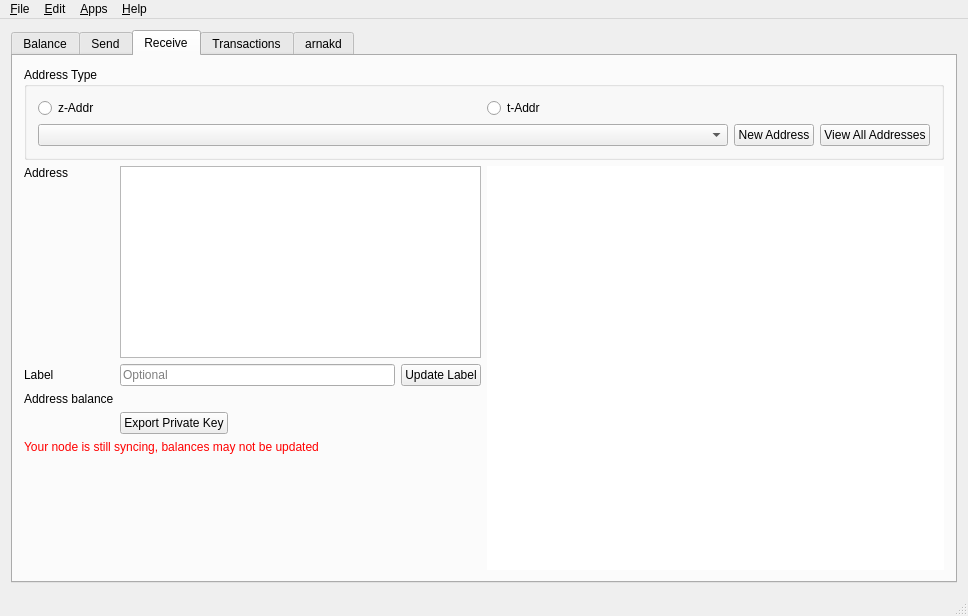
<?xml version="1.0" encoding="UTF-8"?>
<ui version="4.0">
 <class>MainWindow</class>
 <widget class="QMainWindow" name="MainWindow">
  <property name="geometry">
   <rect>
    <x>0</x>
    <y>0</y>
    <width>968</width>
    <height>616</height>
   </rect>
  </property>
  <property name="windowTitle">
   <string>ZecWallet</string>
  </property>
  <property name="windowIcon">
   <iconset resource="../application.qrc">
    <normaloff>:/icons/res/icon.ico</normaloff>:/icons/res/icon.ico</iconset>
  </property>
  <widget class="QWidget" name="centralWidget">
   <layout class="QGridLayout" name="gridLayout_3">
    <item row="0" column="0">
     <widget class="QTabWidget" name="tabWidget">
      <property name="currentIndex">
       <number>2</number>
      </property>
      <widget class="QWidget" name="tab">
       <attribute name="title">
        <string>Balance</string>
       </attribute>
       <layout class="QGridLayout" name="gridLayout_2">
        <item row="0" column="0">
         <layout class="QHBoxLayout" name="horizontalLayout_5">
          <item>
           <widget class="QGroupBox" name="groupBox">
            <property name="minimumSize">
             <size>
              <width>250</width>
              <height>0</height>
             </size>
            </property>
            <property name="title">
             <string>Summary</string>
            </property>
            <property name="flat">
             <bool>false</bool>
            </property>
            <layout class="QGridLayout" name="gridLayout">
             <item row="0" column="0">
              <layout class="QVBoxLayout" name="verticalLayout">
               <item>
                <layout class="QHBoxLayout" name="horizontalLayout">
                 <item>
                  <widget class="QLabel" name="label">
                   <property name="sizePolicy">
                    <sizepolicy hsizetype="Minimum" vsizetype="Preferred">
                     <horstretch>0</horstretch>
                     <verstretch>0</verstretch>
                    </sizepolicy>
                   </property>
                   <property name="text">
                    <string>Shielded</string>
                   </property>
                  </widget>
                 </item>
                 <item>
                  <widget class="QLabel" name="balSheilded">
                   <property name="text">
                    <string/>
                   </property>
                   <property name="alignment">
                    <set>Qt::AlignRight|Qt::AlignTrailing|Qt::AlignVCenter</set>
                   </property>
                  </widget>
                 </item>
                </layout>
               </item>
               <item>
                <layout class="QHBoxLayout" name="horizontalLayout_2">
                 <item>
                  <widget class="QLabel" name="label_2">
                   <property name="sizePolicy">
                    <sizepolicy hsizetype="Minimum" vsizetype="Preferred">
                     <horstretch>0</horstretch>
                     <verstretch>0</verstretch>
                    </sizepolicy>
                   </property>
                   <property name="text">
                    <string>Transparent</string>
                   </property>
                  </widget>
                 </item>
                 <item>
                  <widget class="QLabel" name="balTransparent">
                   <property name="text">
                    <string/>
                   </property>
                   <property name="alignment">
                    <set>Qt::AlignRight|Qt::AlignTrailing|Qt::AlignVCenter</set>
                   </property>
                  </widget>
                 </item>
                </layout>
               </item>
               <item>
                <widget class="Line" name="line">
                 <property name="orientation">
                  <enum>Qt::Horizontal</enum>
                 </property>
                </widget>
               </item>
               <item>
                <layout class="QHBoxLayout" name="horizontalLayout_3">
                 <item>
                  <widget class="QLabel" name="label_3">
                   <property name="sizePolicy">
                    <sizepolicy hsizetype="Minimum" vsizetype="Preferred">
                     <horstretch>0</horstretch>
                     <verstretch>0</verstretch>
                    </sizepolicy>
                   </property>
                   <property name="font">
                    <font>
                     <weight>75</weight>
                     <bold>true</bold>
                    </font>
                   </property>
                   <property name="text">
                    <string>Total</string>
                   </property>
                  </widget>
                 </item>
                 <item>
                  <widget class="QLabel" name="balTotal">
                   <property name="font">
                    <font>
                     <weight>75</weight>
                     <bold>true</bold>
                    </font>
                   </property>
                   <property name="text">
                    <string/>
                   </property>
                   <property name="alignment">
                    <set>Qt::AlignRight|Qt::AlignTrailing|Qt::AlignVCenter</set>
                   </property>
                  </widget>
                 </item>
                </layout>
               </item>
               <item>
                <spacer name="verticalSpacer">
                 <property name="orientation">
                  <enum>Qt::Vertical</enum>
                 </property>
                 <property name="sizeHint" stdset="0">
                  <size>
                   <width>20</width>
                   <height>40</height>
                  </size>
                 </property>
                </spacer>
               </item>
               <item>
                <widget class="QLabel" name="lblSyncWarning">
                 <property name="styleSheet">
                  <string notr="true">color:red;</string>
                 </property>
                 <property name="text">
                  <string>Your node is still syncing, balances may not be updated</string>
                 </property>
                 <property name="wordWrap">
                  <bool>true</bool>
                 </property>
                </widget>
               </item>
               <item>
                <widget class="QLabel" name="unconfirmedWarning">
                 <property name="sizePolicy">
                  <sizepolicy hsizetype="Minimum" vsizetype="Preferred">
                   <horstretch>0</horstretch>
                   <verstretch>0</verstretch>
                  </sizepolicy>
                 </property>
                 <property name="styleSheet">
                  <string notr="true">color: red;</string>
                 </property>
                 <property name="text">
                  <string>Some transactions are not yet confirmed</string>
                 </property>
                </widget>
               </item>
              </layout>
             </item>
            </layout>
           </widget>
          </item>
          <item>
           <widget class="QGroupBox" name="groupBox_2">
            <property name="sizePolicy">
             <sizepolicy hsizetype="Expanding" vsizetype="Preferred">
              <horstretch>0</horstretch>
              <verstretch>0</verstretch>
             </sizepolicy>
            </property>
            <property name="title">
             <string>Address Balances</string>
            </property>
            <layout class="QHBoxLayout" name="horizontalLayout_4">
             <property name="spacing">
              <number>6</number>
             </property>
             <property name="leftMargin">
              <number>0</number>
             </property>
             <property name="topMargin">
              <number>0</number>
             </property>
             <property name="rightMargin">
              <number>0</number>
             </property>
             <property name="bottomMargin">
              <number>0</number>
             </property>
             <item>
              <widget class="QTableView" name="balancesTable">
               <property name="selectionMode">
                <enum>QAbstractItemView::SingleSelection</enum>
               </property>
               <property name="selectionBehavior">
                <enum>QAbstractItemView::SelectRows</enum>
               </property>
               <property name="cornerButtonEnabled">
                <bool>false</bool>
               </property>
               <attribute name="horizontalHeaderShowSortIndicator" stdset="0">
                <bool>false</bool>
               </attribute>
               <attribute name="horizontalHeaderStretchLastSection">
                <bool>true</bool>
               </attribute>
               <attribute name="verticalHeaderVisible">
                <bool>false</bool>
               </attribute>
              </widget>
             </item>
            </layout>
           </widget>
          </item>
         </layout>
        </item>
       </layout>
      </widget>
      <widget class="QWidget" name="tab_2">
       <attribute name="title">
        <string>Send</string>
       </attribute>
       <layout class="QVBoxLayout" name="verticalLayout_4">
        <item>
         <widget class="QGroupBox" name="groupBox_4">
          <property name="autoFillBackground">
           <bool>false</bool>
          </property>
          <property name="title">
           <string>From</string>
          </property>
          <property name="flat">
           <bool>false</bool>
          </property>
          <layout class="QVBoxLayout" name="verticalLayout_6">
           <item>
            <layout class="QHBoxLayout" name="horizontalLayout_8">
             <item>
              <widget class="AddressCombo" name="inputsCombo"/>
             </item>
            </layout>
           </item>
           <item>
            <layout class="QHBoxLayout" name="horizontalLayout_15">
             <item>
              <widget class="QLabel" name="label_5">
               <property name="text">
                <string>Address Balance</string>
               </property>
              </widget>
             </item>
             <item>
              <widget class="QLineEdit" name="sendAddressBalance">
               <property name="sizePolicy">
                <sizepolicy hsizetype="Preferred" vsizetype="Fixed">
                 <horstretch>0</horstretch>
                 <verstretch>0</verstretch>
                </sizepolicy>
               </property>
               <property name="alignment">
                <set>Qt::AlignRight|Qt::AlignTrailing|Qt::AlignVCenter</set>
               </property>
               <property name="readOnly">
                <bool>true</bool>
               </property>
              </widget>
             </item>
             <item>
              <widget class="QLabel" name="sendAddressBalanceUSD">
               <property name="text">
                <string/>
               </property>
              </widget>
             </item>
             <item>
              <spacer name="horizontalSpacer_6">
               <property name="orientation">
                <enum>Qt::Horizontal</enum>
               </property>
               <property name="sizeHint" stdset="0">
                <size>
                 <width>40</width>
                 <height>20</height>
                </size>
               </property>
              </spacer>
             </item>
            </layout>
           </item>
          </layout>
         </widget>
        </item>
        <item>
         <widget class="QGroupBox" name="groupBox_3">
          <property name="title">
           <string>Send To</string>
          </property>
          <property name="flat">
           <bool>false</bool>
          </property>
          <layout class="QVBoxLayout" name="verticalLayout_3">
           <property name="leftMargin">
            <number>0</number>
           </property>
           <property name="topMargin">
            <number>0</number>
           </property>
           <property name="rightMargin">
            <number>0</number>
           </property>
           <property name="bottomMargin">
            <number>0</number>
           </property>
           <item>
            <widget class="QScrollArea" name="sendToScrollArea">
             <property name="sizeAdjustPolicy">
              <enum>QAbstractScrollArea::AdjustToContents</enum>
             </property>
             <property name="widgetResizable">
              <bool>true</bool>
             </property>
             <widget class="QWidget" name="sendToWidgets">
              <property name="geometry">
               <rect>
                <x>0</x>
                <y>0</y>
                <width>920</width>
                <height>301</height>
               </rect>
              </property>
              <layout class="QVBoxLayout" name="sendToLayout">
               <item>
                <widget class="QGroupBox" name="verticalGroupBox">
                 <property name="title">
                  <string>Recipient</string>
                 </property>
                 <layout class="QVBoxLayout" name="sendAddressLayout">
                  <item>
                   <layout class="QHBoxLayout" name="horizontalLayout_12">
                    <item>
                     <widget class="QLabel" name="label_4">
                      <property name="text">
                       <string>Address</string>
                      </property>
                     </widget>
                    </item>
                    <item>
                     <widget class="QLineEdit" name="Address1">
                      <property name="placeholderText">
                       <string>Address</string>
                      </property>
                     </widget>
                    </item>
                    <item>
                     <widget class="QPushButton" name="AddressBook1">
                      <property name="text">
                       <string>Address Book</string>
                      </property>
                     </widget>
                    </item>
                   </layout>
                  </item>
                  <item>
                   <layout class="QHBoxLayout" name="horizontalLayout_13">
                    <item>
                     <widget class="QLabel" name="label_6">
                      <property name="text">
                       <string>Amount</string>
                      </property>
                     </widget>
                    </item>
                    <item>
                     <widget class="QLineEdit" name="Amount1">
                      <property name="baseSize">
                       <size>
                        <width>200</width>
                        <height>0</height>
                       </size>
                      </property>
                      <property name="alignment">
                       <set>Qt::AlignRight|Qt::AlignTrailing|Qt::AlignVCenter</set>
                      </property>
                      <property name="placeholderText">
                       <string>Amount</string>
                      </property>
                     </widget>
                    </item>
                    <item>
                     <widget class="QLabel" name="AmtUSD1">
                      <property name="text">
                       <string/>
                      </property>
                     </widget>
                    </item>
                    <item>
                     <widget class="QCheckBox" name="Max1">
                      <property name="text">
                       <string>Max Available</string>
                      </property>
                     </widget>
                    </item>
                    <item>
                     <spacer name="horizontalSpacer_4">
                      <property name="orientation">
                       <enum>Qt::Horizontal</enum>
                      </property>
                      <property name="sizeHint" stdset="0">
                       <size>
                        <width>40</width>
                        <height>20</height>
                       </size>
                      </property>
                     </spacer>
                    </item>
                    <item>
                     <widget class="QPushButton" name="MemoBtn1">
                      <property name="enabled">
                       <bool>true</bool>
                      </property>
                      <property name="toolTip">
                       <string/>
                      </property>
                      <property name="text">
                       <string>Memo</string>
                      </property>
                     </widget>
                    </item>
                   </layout>
                  </item>
                  <item>
                   <widget class="QLabel" name="MemoTxt1">
                    <property name="font">
                     <font>
                      <pointsize>10</pointsize>
                     </font>
                    </property>
                    <property name="text">
                     <string/>
                    </property>
                    <property name="wordWrap">
                     <bool>true</bool>
                    </property>
                   </widget>
                  </item>
                 </layout>
                </widget>
               </item>
               <item>
                <layout class="QHBoxLayout" name="horizontalLayout_7">
                 <item>
                  <spacer name="horizontalSpacer_2">
                   <property name="orientation">
                    <enum>Qt::Horizontal</enum>
                   </property>
                   <property name="sizeHint" stdset="0">
                    <size>
                     <width>40</width>
                     <height>20</height>
                    </size>
                   </property>
                  </spacer>
                 </item>
                 <item>
                  <widget class="QPushButton" name="addAddressButton">
                   <property name="baseSize">
                    <size>
                     <width>200</width>
                     <height>0</height>
                    </size>
                   </property>
                   <property name="text">
                    <string>Add Recipient</string>
                   </property>
                  </widget>
                 </item>
                 <item>
                  <spacer name="horizontalSpacer_3">
                   <property name="orientation">
                    <enum>Qt::Horizontal</enum>
                   </property>
                   <property name="sizeHint" stdset="0">
                    <size>
                     <width>40</width>
                     <height>20</height>
                    </size>
                   </property>
                  </spacer>
                 </item>
                </layout>
               </item>
               <item>
                <spacer name="verticalSpacer_2">
                 <property name="orientation">
                  <enum>Qt::Vertical</enum>
                 </property>
                 <property name="sizeHint" stdset="0">
                  <size>
                   <width>20</width>
                   <height>40</height>
                  </size>
                 </property>
                </spacer>
               </item>
              </layout>
             </widget>
            </widget>
           </item>
          </layout>
         </widget>
        </item>
        <item>
         <layout class="QHBoxLayout" name="layoutSendRecurring">
          <item>
           <widget class="QCheckBox" name="chkRecurring">
            <property name="text">
             <string>Recurring payment</string>
            </property>
           </widget>
          </item>
          <item>
           <widget class="QLabel" name="lblRecurDesc">
            <property name="text">
             <string>Every month, starting 12-May-2012, for 6 payments</string>
            </property>
           </widget>
          </item>
          <item>
           <widget class="QPushButton" name="btnRecurSchedule">
            <property name="text">
             <string>Edit Schedule</string>
            </property>
            <property name="checkable">
             <bool>false</bool>
            </property>
            <property name="checked">
             <bool>false</bool>
            </property>
           </widget>
          </item>
          <item>
           <spacer name="horizontalSpacer_7">
            <property name="orientation">
             <enum>Qt::Horizontal</enum>
            </property>
            <property name="sizeHint" stdset="0">
             <size>
              <width>40</width>
              <height>20</height>
             </size>
            </property>
           </spacer>
          </item>
         </layout>
        </item>
        <item>
         <layout class="QHBoxLayout" name="horizontalLayout_6">
          <item>
           <widget class="QLabel" name="minerFeeLabel">
            <property name="text">
             <string>Miner Fee</string>
            </property>
           </widget>
          </item>
          <item>
           <widget class="QLineEdit" name="minerFeeAmt">
            <property name="sizePolicy">
             <sizepolicy hsizetype="Preferred" vsizetype="Fixed">
              <horstretch>0</horstretch>
              <verstretch>0</verstretch>
             </sizepolicy>
            </property>
            <property name="text">
             <string>0</string>
            </property>
           </widget>
          </item>
          <item>
           <widget class="QLabel" name="lblMinerFeeUSD">
            <property name="text">
             <string/>
            </property>
           </widget>
          </item>
          <item>
           <widget class="QLabel" name="label_17">
            <property name="text">
             <string notr="true"/>
            </property>
           </widget>
          </item>
          <item>
           <spacer name="horizontalSpacer">
            <property name="orientation">
             <enum>Qt::Horizontal</enum>
            </property>
            <property name="sizeHint" stdset="0">
             <size>
              <width>40</width>
              <height>20</height>
             </size>
            </property>
           </spacer>
          </item>
          <item>
           <widget class="QPushButton" name="sendTransactionButton">
            <property name="baseSize">
             <size>
              <width>100</width>
              <height>0</height>
             </size>
            </property>
            <property name="text">
             <string>Send</string>
            </property>
            <property name="flat">
             <bool>false</bool>
            </property>
           </widget>
          </item>
          <item>
           <widget class="QPushButton" name="cancelSendButton">
            <property name="baseSize">
             <size>
              <width>100</width>
              <height>0</height>
             </size>
            </property>
            <property name="text">
             <string>Cancel</string>
            </property>
           </widget>
          </item>
         </layout>
        </item>
       </layout>
      </widget>
      <widget class="QWidget" name="tab_3">
       <attribute name="title">
        <string>Receive</string>
       </attribute>
       <layout class="QVBoxLayout" name="verticalLayout_5">
        <item>
         <layout class="QVBoxLayout" name="verticalLayout_8">
          <item>
           <widget class="QGroupBox" name="groupBox_6">
            <property name="title">
             <string>Address Type</string>
            </property>
            <property name="flat">
             <bool>false</bool>
            </property>
            <property name="checkable">
             <bool>false</bool>
            </property>
            <layout class="QVBoxLayout" name="verticalLayout_9">
             <item>
              <layout class="QHBoxLayout" name="horizontalLayout_9">
               <item>
                <widget class="QRadioButton" name="rdioZSAddr">
                 <property name="text">
                  <string>z-Addr</string>
                 </property>
                </widget>
               </item>
               <item>
                <widget class="QRadioButton" name="rdioTAddr">
                 <property name="sizePolicy">
                  <sizepolicy hsizetype="Preferred" vsizetype="Fixed">
                   <horstretch>0</horstretch>
                   <verstretch>0</verstretch>
                  </sizepolicy>
                 </property>
                 <property name="text">
                  <string>t-Addr</string>
                 </property>
                </widget>
               </item>
              </layout>
             </item>
             <item>
              <layout class="QHBoxLayout" name="horizontalLayout_10">
               <item>
                <widget class="AddressCombo" name="listReceiveAddresses">
                 <property name="sizePolicy">
                  <sizepolicy hsizetype="Expanding" vsizetype="Fixed">
                   <horstretch>0</horstretch>
                   <verstretch>0</verstretch>
                  </sizepolicy>
                 </property>
                 <property name="duplicatesEnabled">
                  <bool>false</bool>
                 </property>
                </widget>
               </item>
               <item>
                <widget class="QPushButton" name="btnReceiveNewAddr">
                 <property name="text">
                  <string>New Address</string>
                 </property>
                </widget>
               </item>
               <item>
                <widget class="QPushButton" name="btnViewAllAddresses">
                 <property name="text">
                  <string>View All Addresses</string>
                 </property>
                </widget>
               </item>
              </layout>
             </item>
            </layout>
           </widget>
          </item>
          <item>
           <layout class="QHBoxLayout" name="horizontalLayout_11">
            <item>
             <layout class="QVBoxLayout" name="verticalLayout_10">
              <item>
               <layout class="QGridLayout" name="gridLayout_4">
                <item row="1" column="0">
                 <widget class="QLabel" name="label_7">
                  <property name="text">
                   <string>Label</string>
                  </property>
                 </widget>
                </item>
                <item row="1" column="2">
                 <widget class="QPushButton" name="rcvUpdateLabel">
                  <property name="text">
                   <string>Update Label</string>
                  </property>
                 </widget>
                </item>
                <item row="2" column="1" colspan="2">
                 <widget class="QLabel" name="rcvBal">
                  <property name="text">
                   <string/>
                  </property>
                 </widget>
                </item>
                <item row="2" column="0">
                 <widget class="QLabel" name="label_21">
                  <property name="text">
                   <string>Address balance</string>
                  </property>
                 </widget>
                </item>
                <item row="1" column="1">
                 <widget class="QLineEdit" name="rcvLabel">
                  <property name="maxLength">
                   <number>40</number>
                  </property>
                  <property name="placeholderText">
                   <string>Optional</string>
                  </property>
                 </widget>
                </item>
                <item row="0" column="1" colspan="2">
                 <widget class="QPlainTextEdit" name="txtReceive">
                  <property name="sizePolicy">
                   <sizepolicy hsizetype="Expanding" vsizetype="Preferred">
                    <horstretch>0</horstretch>
                    <verstretch>0</verstretch>
                   </sizepolicy>
                  </property>
                  <property name="readOnly">
                   <bool>true</bool>
                  </property>
                 </widget>
                </item>
                <item row="3" column="1" colspan="2">
                 <layout class="QHBoxLayout" name="horizontalLayout_16">
                  <item>
                   <widget class="QPushButton" name="exportKey">
                    <property name="text">
                     <string>Export Private Key</string>
                    </property>
                   </widget>
                  </item>
                  <item>
                   <spacer name="horizontalSpacer_5">
                    <property name="orientation">
                     <enum>Qt::Horizontal</enum>
                    </property>
                    <property name="sizeHint" stdset="0">
                     <size>
                      <width>40</width>
                      <height>20</height>
                     </size>
                    </property>
                   </spacer>
                  </item>
                 </layout>
                </item>
                <item row="0" column="0">
                 <widget class="QLabel" name="label_10">
                  <property name="text">
                   <string>Address</string>
                  </property>
                  <property name="alignment">
                   <set>Qt::AlignLeading|Qt::AlignLeft|Qt::AlignTop</set>
                  </property>
                 </widget>
                </item>
               </layout>
              </item>
              <item>
               <widget class="QLabel" name="lblSyncWarningReceive">
                <property name="styleSheet">
                 <string notr="true">color: red;</string>
                </property>
                <property name="text">
                 <string>Your node is still syncing, balances may not be updated</string>
                </property>
               </widget>
              </item>
              <item>
               <spacer name="verticalSpacer_5">
                <property name="orientation">
                 <enum>Qt::Vertical</enum>
                </property>
                <property name="sizeHint" stdset="0">
                 <size>
                  <width>20</width>
                  <height>40</height>
                 </size>
                </property>
               </spacer>
              </item>
             </layout>
            </item>
            <item>
             <widget class="QRCodeLabel" name="qrcodeDisplay">
              <property name="sizePolicy">
               <sizepolicy hsizetype="Expanding" vsizetype="Expanding">
                <horstretch>0</horstretch>
                <verstretch>0</verstretch>
               </sizepolicy>
              </property>
              <property name="styleSheet">
               <string notr="true">background-color: #fff</string>
              </property>
              <property name="text">
               <string/>
              </property>
             </widget>
            </item>
           </layout>
          </item>
         </layout>
        </item>
       </layout>
      </widget>
      <widget class="QWidget" name="tab_4">
       <attribute name="title">
        <string>Transactions</string>
       </attribute>
       <layout class="QVBoxLayout" name="verticalLayout_2">
        <item>
         <widget class="QTableView" name="transactionsTable">
          <property name="selectionMode">
           <enum>QAbstractItemView::SingleSelection</enum>
          </property>
          <property name="selectionBehavior">
           <enum>QAbstractItemView::SelectRows</enum>
          </property>
         </widget>
        </item>
       </layout>
      </widget>
      <widget class="QWidget" name="tab_5">
       <attribute name="title">
        <string>arnakd</string>
       </attribute>
       <layout class="QVBoxLayout" name="verticalLayout_7">
        <item>
         <layout class="QHBoxLayout" name="horizontalLayout_14">
          <item>
           <widget class="FilledIconLabel" name="zcashdlogo">
            <property name="sizePolicy">
             <sizepolicy hsizetype="Expanding" vsizetype="Expanding">
              <horstretch>0</horstretch>
              <verstretch>0</verstretch>
             </sizepolicy>
            </property>
            <property name="text">
             <string/>
            </property>
            <property name="scaledContents">
             <bool>false</bool>
            </property>
           </widget>
          </item>
          <item>
           <widget class="QGroupBox" name="groupBox_5">
            <property name="title">
             <string/>
            </property>
            <layout class="QGridLayout" name="gridLayout_5">
             <item row="5" column="0" colspan="3">
              <widget class="QLabel" name="label_14">
               <property name="text">
                <string>You are currently not mining</string>
               </property>
              </widget>
             </item>
             <item row="6" column="0">
              <spacer name="verticalSpacer_4">
               <property name="orientation">
                <enum>Qt::Vertical</enum>
               </property>
               <property name="sizeHint" stdset="0">
                <size>
                 <width>20</width>
                 <height>40</height>
                </size>
               </property>
              </spacer>
             </item>
             <item row="2" column="2">
              <widget class="QLabel" name="numconnections">
               <property name="text">
                <string>Loading...</string>
               </property>
              </widget>
             </item>
             <item row="1" column="0">
              <widget class="QLabel" name="heightLabel">
               <property name="text">
                <string>Block height</string>
               </property>
              </widget>
             </item>
             <item row="3" column="2">
              <widget class="QLabel" name="solrate">
               <property name="text">
                <string>Loading...</string>
               </property>
              </widget>
             </item>
             <item row="3" column="0">
              <widget class="QLabel" name="label_12">
               <property name="text">
                <string>Network solution rate</string>
               </property>
              </widget>
             </item>
             <item row="2" column="0">
              <widget class="QLabel" name="label_8">
               <property name="text">
                <string>Connections</string>
               </property>
              </widget>
             </item>
             <item row="1" column="2">
              <widget class="QLabel" name="blockheight">
               <property name="text">
                <string>Loading...</string>
               </property>
              </widget>
             </item>
             <item row="4" column="0" colspan="3">
              <widget class="Line" name="line_2">
               <property name="orientation">
                <enum>Qt::Horizontal</enum>
               </property>
              </widget>
             </item>
             <item row="0" column="0">
              <spacer name="verticalSpacer_3">
               <property name="orientation">
                <enum>Qt::Vertical</enum>
               </property>
               <property name="sizeHint" stdset="0">
                <size>
                 <width>20</width>
                 <height>40</height>
                </size>
               </property>
              </spacer>
             </item>
             <item row="3" column="1">
              <widget class="QLabel" name="label_9">
               <property name="text">
                <string>|</string>
               </property>
              </widget>
             </item>
             <item row="2" column="1">
              <widget class="QLabel" name="label_11">
               <property name="text">
                <string>|</string>
               </property>
              </widget>
             </item>
             <item row="1" column="1">
              <widget class="QLabel" name="label_13">
               <property name="text">
                <string>|</string>
               </property>
              </widget>
             </item>
            </layout>
           </widget>
          </item>
         </layout>
        </item>
       </layout>
      </widget>
     </widget>
    </item>
   </layout>
  </widget>
  <widget class="QMenuBar" name="menuBar">
   <property name="geometry">
    <rect>
     <x>0</x>
     <y>0</y>
     <width>968</width>
     <height>22</height>
    </rect>
   </property>
   <widget class="QMenu" name="menuFile">
    <property name="title">
     <string>&amp;File</string>
    </property>
    <addaction name="actionRequest_zcash"/>
    <addaction name="actionPay_URI"/>
    <addaction name="separator"/>
    <addaction name="actionImport_Private_Key"/>
    <addaction name="actionExport_All_Private_Keys"/>
    <addaction name="actionBackup_wallet_dat"/>
    <addaction name="separator"/>
    <addaction name="actionExport_transactions"/>
    <addaction name="separator"/>
    <addaction name="actionExit"/>
   </widget>
   <widget class="QMenu" name="menuHelp">
    <property name="title">
     <string>&amp;Help</string>
    </property>
    <addaction name="actionDonate"/>
    <addaction name="actionCheck_for_Updates"/>
    <addaction name="actionFile_a_bug"/>
    <addaction name="actionAbout"/>
   </widget>
   <widget class="QMenu" name="menuApps">
    <property name="title">
     <string>&amp;Apps</string>
    </property>
    <addaction name="actionConnect_Mobile_App"/>
    <addaction name="actionValidate_Address"/>
    <addaction name="separator"/>
    <addaction name="actionz_board_net"/>
    <addaction name="actionTurnstile_Migration"/>
   </widget>
   <widget class="QMenu" name="menu_Edit">
    <property name="title">
     <string>&amp;Edit</string>
    </property>
    <addaction name="action_Address_Book"/>
    <addaction name="actionSettings"/>
    <addaction name="action_Recurring_Payments"/>
   </widget>
   <addaction name="menuFile"/>
   <addaction name="menu_Edit"/>
   <addaction name="menuApps"/>
   <addaction name="menuHelp"/>
  </widget>
  <widget class="QStatusBar" name="statusBar"/>
  <action name="actionExit">
   <property name="text">
    <string>E&amp;xit</string>
   </property>
  </action>
  <action name="actionAbout">
   <property name="text">
    <string>&amp;About</string>
   </property>
  </action>
  <action name="actionSettings">
   <property name="text">
    <string>&amp;Settings</string>
   </property>
   <property name="shortcut">
    <string>Ctrl+P</string>
   </property>
  </action>
  <action name="actionDonate">
   <property name="text">
    <string>&amp;Donate</string>
   </property>
  </action>
  <action name="actionCheck_for_Updates">
   <property name="text">
    <string>Check github.com for &amp;updates</string>
   </property>
  </action>
  <action name="actionTurnstile_Migration">
   <property name="text">
    <string>Sapling &amp;turnstile</string>
   </property>
   <property name="shortcut">
    <string>Ctrl+A, Ctrl+T</string>
   </property>
  </action>
  <action name="actionImport_Private_Key">
   <property name="text">
    <string>&amp;Import private key</string>
   </property>
  </action>
  <action name="actionExport_All_Private_Keys">
   <property name="text">
    <string>&amp;Export all private keys</string>
   </property>
  </action>
  <action name="action_Address_Book">
   <property name="text">
    <string>Address &amp;book</string>
   </property>
   <property name="shortcut">
    <string>Ctrl+B</string>
   </property>
  </action>
  <action name="actionBackup_wallet_dat">
   <property name="text">
    <string>&amp;Backup wallet.dat</string>
   </property>
  </action>
  <action name="actionExport_transactions">
   <property name="text">
    <string>Export transactions</string>
   </property>
  </action>
  <action name="actionPay_URI">
   <property name="text">
    <string>Pay arnak &amp;URI...</string>
   </property>
  </action>
  <action name="actionConnect_Mobile_App">
   <property name="text">
    <string>Connect mobile &amp;app</string>
   </property>
   <property name="shortcut">
    <string>Ctrl+M</string>
   </property>
  </action>
  <action name="action_Recurring_Payments">
   <property name="text">
    <string>&amp;Recurring Payments</string>
   </property>
  </action>
  <action name="actionRequest_zcash">
   <property name="text">
    <string>Request arnak...</string>
   </property>
  </action>
  <action name="actionFile_a_bug">
   <property name="text">
    <string>File a bug...</string>
   </property>
  </action>
  <action name="actionValidate_Address">
   <property name="text">
    <string>Validate Address</string>
   </property>
  </action>
 </widget>
 <layoutdefault spacing="6" margin="11"/>
 <customwidgets>
  <customwidget>
   <class>AddressCombo</class>
   <extends>QComboBox</extends>
   <header>addresscombo.h</header>
  </customwidget>
  <customwidget>
   <class>QRCodeLabel</class>
   <extends>QLabel</extends>
   <header>qrcodelabel.h</header>
  </customwidget>
  <customwidget>
   <class>FilledIconLabel</class>
   <extends>QLabel</extends>
   <header>fillediconlabel.h</header>
  </customwidget>
 </customwidgets>
 <tabstops>
  <tabstop>tabWidget</tabstop>
  <tabstop>inputsCombo</tabstop>
  <tabstop>Address1</tabstop>
  <tabstop>Amount1</tabstop>
  <tabstop>Max1</tabstop>
  <tabstop>AddressBook1</tabstop>
  <tabstop>MemoBtn1</tabstop>
  <tabstop>addAddressButton</tabstop>
  <tabstop>sendTransactionButton</tabstop>
  <tabstop>cancelSendButton</tabstop>
  <tabstop>rdioZSAddr</tabstop>
  <tabstop>rdioTAddr</tabstop>
  <tabstop>listReceiveAddresses</tabstop>
  <tabstop>btnReceiveNewAddr</tabstop>
  <tabstop>txtReceive</tabstop>
  <tabstop>rcvLabel</tabstop>
  <tabstop>rcvUpdateLabel</tabstop>
  <tabstop>transactionsTable</tabstop>
  <tabstop>balancesTable</tabstop>
  <tabstop>minerFeeAmt</tabstop>
  <tabstop>sendAddressBalance</tabstop>
  <tabstop>sendToScrollArea</tabstop>
 </tabstops>
 <resources>
  <include location="../application.qrc"/>
 </resources>
 <connections/>
</ui>
